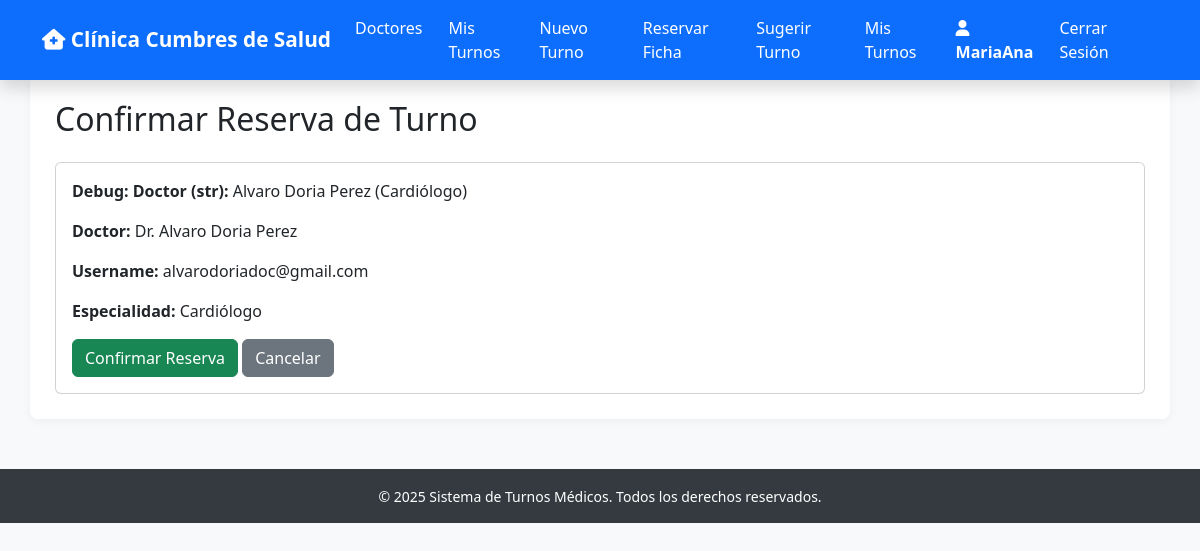
The app's page /turno/reservar/3/ (signed in) with its own data.
### turnos/models.py (models this page shows, shortened)
class Turno(models.Model):
    paciente = models.ForeignKey('Paciente', on_delete=models.CASCADE, null=True, blank=True)
    doctor = models.ForeignKey('Doctor', on_delete=models.CASCADE)
    especialidad = models.ForeignKey('Especialidad', on_delete=models.CASCADE)
    fecha = models.DateField()
    hora = models.TimeField()
    reservado = models.BooleanField(default=False)
    recordatorio_enviado = models.BooleanField(default=False)
    class Meta:
        ordering = ['fecha', 'hora']
        unique_together = ('doctor', 'fecha', 'hora')

class Doctor(models.Model):
    user = models.OneToOneField(User, on_delete=models.CASCADE)
    especialidad = models.ForeignKey('Especialidad', on_delete=models.CASCADE)
    def __str__(self):
        return f'{self.user.get_full_name()} ({self.especialidad})'

class Especialidad(models.Model):
    nombre = models.CharField(max_length=100, unique=True)
    def __str__(self):
        return self.nombre

### turnos/views.py (the view)
# urls.py: path('turno/reservar/<int:turno_id>/', views.reservar_ficha_confirmar, name='reservar_ficha_confirmar'),
@login_required
def reservar_ficha_confirmar(request, turno_id):
    turno = get_object_or_404(Turno, id=turno_id, reservado=False, paciente__isnull=True)
    if not request.user.perfil.es_paciente:
        return HttpResponseForbidden("Acceso denegado.")
    if request.method == 'POST':
        turno.paciente = request.user.paciente
        turno.reservado = True
        turno.save()
        messages.success(request, 'Turno reservado correctamente.')
        return redirect('mis_turnos')
    return render(request, 'turnos/reservar_confirmar.html', {'turno': turno})

### turnos/templates/turnos/reservar_confirmar.html (shortened to what this page needs)
{% extends "turnos/base.html" %}
{% block content %}
    <h2>Confirmar Reserva de Turno</h2>
    <div class="card mt-4">
        <div class="card-body">
            <p><strong>Debug: Doctor (str):</strong> {{ turno.doctor }}</p>
            <p><strong>Doctor:</strong> Dr. {{ turno.doctor.user.first_name }} {{ turno.doctor.user.last_name }}</p>
            <p><strong>Username:</strong> {{ turno.doctor.user.username }}</p>
            <p><strong>Especialidad:</strong> {{ turno.doctor.especialidad.nombre }}</p>
            <form method="post">
                <button type="submit" class="btn btn-success">Confirmar Reserva</button>
                <a href="{% url 'reservar_ficha' %}" class="btn btn-secondary">Cancelar</a>
            </form>
        </div>
    </div>
{% endblock %}

### turnos/templates/turnos/base.html (shortened to what this page needs)
{% load static %}
<!DOCTYPE html>
<html lang="es">
<head>
    <link href="https://cdn.jsdelivr.net/npm/bootstrap@5.3.2/dist/css/bootstrap.min.css" rel="stylesheet">
    <link href="https://cdnjs.cloudflare.com/ajax/libs/font-awesome/6.5.0/css/all.min.css" rel="stylesheet">
</head>
<body>
    <nav class="navbar navbar-expand-lg navbar-dark bg-primary fixed-top shadow">
        <div class="container">
            <a class="navbar-brand" href="{% url 'inicio' %}">
                <i class="fa-solid fa-house-medical"></i> Clínica Cumbres de Salud
            </a>
            <div class="collapse navbar-collapse" id="navbarMenu">
                <ul class="navbar-nav ms-auto mb-2 mb-lg-0">
                    {% if user.is_authenticated %}
                        <li class="nav-item">
                            <a class="nav-link" href="{% url 'listar_doctores' %}">Doctores</a>
                        </li>
                        <li class="nav-item">
                            <a class="nav-link" href="{% url 'listar_fichas' %}">Mis Turnos</a>
                        </li>
                        <li class="nav-item">
                            <a class="nav-link" href="{% url 'crear_ficha' %}">Nuevo Turno</a>
                        </li>
                        {% if user.perfil.es_doctor %}
                            <li class="nav-item">
                                <a class="nav-link" href="{% url 'crear_especialidad' %}">Nueva Especialidad</a>
                            </li>
                            <li class="nav-item">
                                <a class="nav-link" href="{% url 'crear_ficha' %}">Crear Ficha</a>
                            </li>
                            <li class="nav-item">
                                <a class="nav-link" href="{% url 'listar_fichas' %}">Mis Fichas</a>
                            </li>
                        {% elif user.perfil.es_paciente %}
                            <li class="nav-item">
                                <a class="nav-link" href="{% url 'reservar_ficha'%}">Reservar Ficha</a>
                            </li>
                            <li class="nav-item">
                                <a class="nav-link" href="{% url 'listar_doctores' %}">Sugerir Turno</a>
                            </li>
                            <li class="nav-item">
                                <a class="nav-link" href="{% url 'mis_turnos' %}">Mis Turnos</a>
                            </li>
                        {% endif %}
                        <li class="nav-item">
                            <span class="nav-link user-info"><i class="fas fa-user"></i> {{ user.username }}</span>
                        </li>
                        <li class="nav-item">
                            <a class="nav-link text-warning" href="{% url 'cerrar_sesion' %}">Cerrar Sesión</a>
                        </li>
                    {% endif %}
                </ul>
            </div>
        </div>
    </nav>
    <main class="container page-content-wrapper">
        {% block content %}{% endblock %}
    </main>
    <footer>
        <div class="container">
            <small>© {{ now|default:"2025" }} Sistema de Turnos Médicos. Todos los derechos reservados.</small>
        </div>
    </footer>
</body>
</html>

### turnos/templates/turnos/base.html (style rules this page uses)
body { padding-top: 50px; background-color: #f8f9fa; }
.navbar-brand { font-weight: bold; font-size: 1.3rem; }
.navbar-nav .nav-link { color: #fff !important; margin-right: 10px; }
.user-info { font-weight: bold; color: #00d9ff; }
footer { background-color: #343a40; color: #ffffff; text-align: center; padding: 15px 0; margin-top: 50px; }
.page-content-wrapper { background: white; padding: 25px; border-radius: 8px; box-shadow: 0 2px 10px rgba(0,0,0,0.05); margin-top: 25px; margin-bottom: 25px; }

### records on screen
Turno: doctor "Alvaro Doria Perez (Cardiólogo)", doctor.user.first_name "Alvaro Doria", doctor.user.last_name "Perez", doctor.user.username "alvarodoriadoc@gmail.com", doctor.especialidad.nombre "Cardiólogo"

### other values on screen
{{ user.username }} "MariaAna"
{{ now|default:"2025" }} "2025"
